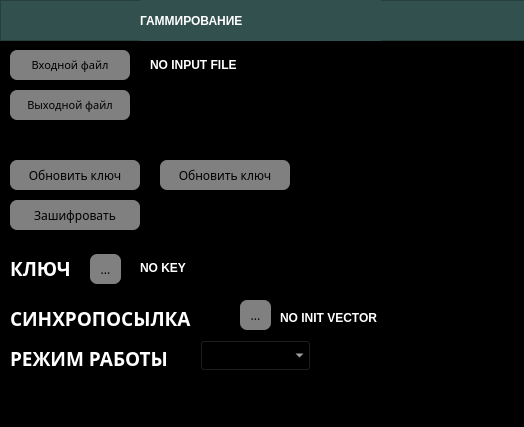
<?xml version="1.0" encoding="UTF-8"?>
<ui version="4.0">
 <class>MainWindow</class>
 <widget class="QMainWindow" name="MainWindow">
  <property name="geometry">
   <rect>
    <x>0</x>
    <y>0</y>
    <width>524</width>
    <height>427</height>
   </rect>
  </property>
  <property name="sizePolicy">
   <sizepolicy hsizetype="Fixed" vsizetype="Fixed">
    <horstretch>0</horstretch>
    <verstretch>0</verstretch>
   </sizepolicy>
  </property>
  <property name="minimumSize">
   <size>
    <width>0</width>
    <height>0</height>
   </size>
  </property>
  <property name="maximumSize">
   <size>
    <width>685</width>
    <height>650</height>
   </size>
  </property>
  <property name="windowTitle">
   <string>Гаммирование</string>
  </property>
  <property name="styleSheet">
   <string notr="true">background-color: rgb(0, 0, 0);</string>
  </property>
  <widget class="QWidget" name="centralwidget">
   <property name="styleSheet">
    <string notr="true">background-color: rgb(0, 0,0);</string>
   </property>
   <widget class="QFrame" name="frame">
    <property name="geometry">
     <rect>
      <x>0</x>
      <y>0</y>
      <width>701</width>
      <height>41</height>
     </rect>
    </property>
    <property name="styleSheet">
     <string notr="true">background-color: rgb(49, 80, 78)</string>
    </property>
    <property name="frameShape">
     <enum>QFrame::StyledPanel</enum>
    </property>
    <property name="frameShadow">
     <enum>QFrame::Raised</enum>
    </property>
    <widget class="QLabel" name="label_4">
     <property name="geometry">
      <rect>
       <x>140</x>
       <y>0</y>
       <width>241</width>
       <height>41</height>
      </rect>
     </property>
     <property name="styleSheet">
      <string notr="true">color: white;
font: 18pt &quot;Century Gothic&quot;;
font-weight: 700;</string>
     </property>
     <property name="text">
      <string>ГАММИРОВАНИЕ</string>
     </property>
    </widget>
   </widget>
   <widget class="QPushButton" name="encrypt_btn">
    <property name="geometry">
     <rect>
      <x>10</x>
      <y>200</y>
      <width>130</width>
      <height>30</height>
     </rect>
    </property>
    <property name="font">
     <font>
      <family>Century Gothic</family>
     </font>
    </property>
    <property name="styleSheet">
     <string notr="true">QPushButton {
	color: black;
	background-color: grey;
	border-radius: 7px;
}

QPushButton:pressed {
	background-color: rgb(102, 102, 102);
}</string>
    </property>
    <property name="text">
     <string>Зашифровать</string>
    </property>
   </widget>
   <widget class="QLabel" name="label">
    <property name="geometry">
     <rect>
      <x>10</x>
      <y>260</y>
      <width>71</width>
      <height>16</height>
     </rect>
    </property>
    <property name="font">
     <font>
      <family>Century Gothic</family>
      <pointsize>14</pointsize>
      <weight>75</weight>
      <bold>true</bold>
     </font>
    </property>
    <property name="styleSheet">
     <string notr="true">color: white;</string>
    </property>
    <property name="text">
     <string>КЛЮЧ</string>
    </property>
   </widget>
   <widget class="QPushButton" name="OutputFile_btn_2">
    <property name="geometry">
     <rect>
      <x>10</x>
      <y>90</y>
      <width>120</width>
      <height>30</height>
     </rect>
    </property>
    <property name="font">
     <font>
      <family>Century Gothic</family>
      <pointsize>8</pointsize>
     </font>
    </property>
    <property name="styleSheet">
     <string notr="true">QPushButton {
	color: black;
	background-color: grey;
	border-radius: 7px;
}

QPushButton:pressed {
	background-color: rgb(102, 102, 102);
}</string>
    </property>
    <property name="text">
     <string>Выходной файл</string>
    </property>
   </widget>
   <widget class="QLabel" name="input_path_2">
    <property name="geometry">
     <rect>
      <x>150</x>
      <y>50</y>
      <width>361</width>
      <height>30</height>
     </rect>
    </property>
    <property name="styleSheet">
     <string notr="true">color: white;
font: 14pt &quot;Century Gothic&quot;;
font-weight: 700;
text-transform: uppercase;
</string>
    </property>
    <property name="text">
     <string>NO INPUT FILE</string>
    </property>
   </widget>
   <widget class="QPushButton" name="InputFile_btn_2">
    <property name="geometry">
     <rect>
      <x>10</x>
      <y>50</y>
      <width>120</width>
      <height>30</height>
     </rect>
    </property>
    <property name="font">
     <font>
      <family>Century Gothic</family>
      <pointsize>8</pointsize>
     </font>
    </property>
    <property name="styleSheet">
     <string notr="true">QPushButton {
	color: black;
	background-color: grey;
	border-radius: 7px;
}

QPushButton:pressed {
	background-color: rgb(102, 102, 102);
}</string>
    </property>
    <property name="text">
     <string>Входной файл</string>
    </property>
   </widget>
   <widget class="QPushButton" name="key_btn">
    <property name="geometry">
     <rect>
      <x>90</x>
      <y>254</y>
      <width>31</width>
      <height>30</height>
     </rect>
    </property>
    <property name="font">
     <font>
      <family>Century Gothic</family>
     </font>
    </property>
    <property name="styleSheet">
     <string notr="true">QPushButton {
	color: black;
	background-color: grey;
	border-radius: 7px;
}

QPushButton:pressed {
	background-color: rgb(102, 102, 102);
}</string>
    </property>
    <property name="text">
     <string>...</string>
    </property>
   </widget>
   <widget class="QLabel" name="label_2">
    <property name="geometry">
     <rect>
      <x>140</x>
      <y>260</y>
      <width>221</width>
      <height>16</height>
     </rect>
    </property>
    <property name="styleSheet">
     <string notr="true">color: white;
font: 14pt &quot;Century Gothic&quot;;
font-weight: 700;
text-transform: uppercase;
</string>
    </property>
    <property name="text">
     <string>NO KEY</string>
    </property>
   </widget>
   <widget class="QLineEdit" name="lineEdit">
    <property name="geometry">
     <rect>
      <x>140</x>
      <y>90</y>
      <width>371</width>
      <height>31</height>
     </rect>
    </property>
    <property name="font">
     <font>
      <family>Century Gothic</family>
      <pointsize>14</pointsize>
      <weight>50</weight>
      <bold>false</bold>
     </font>
    </property>
    <property name="styleSheet">
     <string notr="true">color: white;</string>
    </property>
   </widget>
   <widget class="QPushButton" name="refresh_key_btn">
    <property name="geometry">
     <rect>
      <x>10</x>
      <y>160</y>
      <width>130</width>
      <height>30</height>
     </rect>
    </property>
    <property name="font">
     <font>
      <family>Century Gothic</family>
     </font>
    </property>
    <property name="styleSheet">
     <string notr="true">QPushButton {
	color: black;
	background-color: grey;
	border-radius: 7px;
}

QPushButton:pressed {
	background-color: rgb(102, 102, 102);
}</string>
    </property>
    <property name="text">
     <string>Обновить ключ</string>
    </property>
   </widget>
   <widget class="QLabel" name="label_3">
    <property name="geometry">
     <rect>
      <x>280</x>
      <y>310</y>
      <width>221</width>
      <height>16</height>
     </rect>
    </property>
    <property name="styleSheet">
     <string notr="true">color: white;
font: 14pt &quot;Century Gothic&quot;;
font-weight: 700;
text-transform: uppercase;
</string>
    </property>
    <property name="text">
     <string>NO INIT VECTOR</string>
    </property>
   </widget>
   <widget class="QPushButton" name="iv_btn">
    <property name="geometry">
     <rect>
      <x>240</x>
      <y>300</y>
      <width>31</width>
      <height>30</height>
     </rect>
    </property>
    <property name="font">
     <font>
      <family>Century Gothic</family>
     </font>
    </property>
    <property name="styleSheet">
     <string notr="true">QPushButton {
	color: black;
	background-color: grey;
	border-radius: 7px;
}

QPushButton:pressed {
	background-color: rgb(102, 102, 102);
}</string>
    </property>
    <property name="text">
     <string>...</string>
    </property>
   </widget>
   <widget class="QLabel" name="init_vector_label">
    <property name="geometry">
     <rect>
      <x>10</x>
      <y>310</y>
      <width>211</width>
      <height>16</height>
     </rect>
    </property>
    <property name="font">
     <font>
      <family>Century Gothic</family>
      <pointsize>14</pointsize>
      <weight>75</weight>
      <bold>true</bold>
     </font>
    </property>
    <property name="styleSheet">
     <string notr="true">color: white;</string>
    </property>
    <property name="text">
     <string>СИНХРОПОСЫЛКА</string>
    </property>
   </widget>
   <widget class="QPushButton" name="refresh_iv_btn">
    <property name="geometry">
     <rect>
      <x>160</x>
      <y>160</y>
      <width>130</width>
      <height>30</height>
     </rect>
    </property>
    <property name="font">
     <font>
      <family>Century Gothic</family>
     </font>
    </property>
    <property name="styleSheet">
     <string notr="true">QPushButton {
	color: black;
	background-color: grey;
	border-radius: 7px;
}

QPushButton:pressed {
	background-color: rgb(102, 102, 102);
}</string>
    </property>
    <property name="text">
     <string>Обновить ключ</string>
    </property>
   </widget>
   <widget class="QLabel" name="mode_label">
    <property name="geometry">
     <rect>
      <x>10</x>
      <y>350</y>
      <width>181</width>
      <height>16</height>
     </rect>
    </property>
    <property name="font">
     <font>
      <family>Century Gothic</family>
      <pointsize>14</pointsize>
      <weight>75</weight>
      <bold>true</bold>
     </font>
    </property>
    <property name="styleSheet">
     <string notr="true">color: white;</string>
    </property>
    <property name="text">
     <string>РЕЖИМ РАБОТЫ</string>
    </property>
   </widget>
   <widget class="QComboBox" name="comboBox">
    <property name="geometry">
     <rect>
      <x>200</x>
      <y>340</y>
      <width>111</width>
      <height>31</height>
     </rect>
    </property>
    <property name="styleSheet">
     <string notr="true">background-color: black;
color: white;
font-family: Century Gothic;
font-size: 14px;</string>
    </property>
   </widget>
  </widget>
 </widget>
 <resources/>
 <connections/>
</ui>
